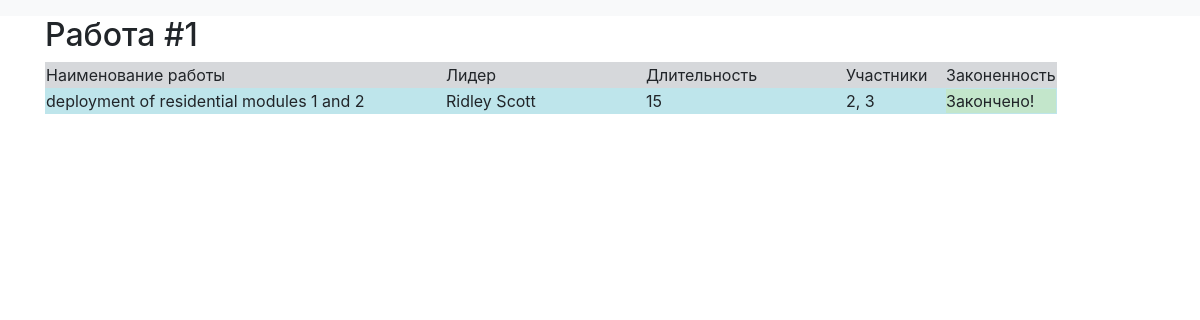
/index, run on the app's committed database.
### data/jobs.py (models this page shows)
class Jobs(SqlAlchemyBase):
    __tablename__ = 'jobs'
    id = sqlalchemy.Column(sqlalchemy.Integer, autoincrement=True, primary_key=True)
    team_leader = sqlalchemy.Column(sqlalchemy.Integer, sqlalchemy.ForeignKey("users.id"),
                                    nullable=True)
    job = sqlalchemy.Column(sqlalchemy.String, nullable=True)
    work_size = sqlalchemy.Column(sqlalchemy.Integer, nullable=True)
    collaborators = sqlalchemy.Column(sqlalchemy.String, nullable=True)
    end_date = sqlalchemy.Column(sqlalchemy.DateTime, nullable=True)
    is_finished = sqlalchemy.Column(sqlalchemy.Boolean, nullable=True)
    leader = orm.relation('User')

### data/users.py (models this page shows, shortened)
class User(SqlAlchemyBase, UserMixin):
    __tablename__ = 'users'
    id = sqlalchemy.Column(sqlalchemy.Integer,
                           primary_key=True, autoincrement=True)
    surname = sqlalchemy.Column(sqlalchemy.String, nullable=True)
    name = sqlalchemy.Column(sqlalchemy.String, nullable=True)
    age = sqlalchemy.Column(sqlalchemy.Integer, nullable=True)
    position = sqlalchemy.Column(sqlalchemy.String, nullable=True)
    speciality = sqlalchemy.Column(sqlalchemy.String, nullable=True)
    address = sqlalchemy.Column(sqlalchemy.String, nullable=True)
    email = sqlalchemy.Column(sqlalchemy.String, unique=True)
    hashed_password = sqlalchemy.Column(sqlalchemy.String, nullable=True)
    modified_date = sqlalchemy.Column(sqlalchemy.DateTime, default=datetime.datetime.now)
    jobs = orm.relation('Jobs', back_populates='leader')

### main.py (the view)
@app.route('/')
@app.route('/index')
def index():
    db_sess = db_session.create_session()
    users = db_sess.query(User).all()
    jobs = db_sess.query(Jobs).all()
    names = {user.id: [user.name, user.surname] for user in users}
    return render_template("index.html", names=names, jobs=jobs)

### data/db_session.py (called while the page is built)
def create_session() -> Session:
    global __factory
    return __factory()

### templates/index.html
{% extends "base.html" %}
{% block content %}
{% for job in jobs %}
<h2>Работа #{{job.id}}</h2>
<table>
    <tr class="table-secondary">
        <td class="table-secondary" width="400px">
            <div>Наименование работы</div>
        </td>
        <td class="table-secondary" width="200px">
            <div>Лидер</div>
        </td>
        <td class="table-secondary" width="200px">
            <div>Длительность</div>
        </td>
        <td class="table-secondary" width="100px">
            <div>Участники</div>
        </td>
        <td class="table-secondary" width="100px">
            <div>Законенность</div>
        </td>
    </tr>
    <tr class="table-info">
        <td class="table-info" width="400px">
            <div>{{job.job}}</div>
        </td>
        <td class="table-info" width="200px">
            <div>{{names[job.team_leader][0]}} {{names[job.team_leader][1]}}</div>
        </td>
        <td class="table-info" width="200px">
            <div>{{job.work_size}}</div>
        </td>
        <td class="table-info" width="100px">
            <div>{{job.collaborators}}</div>
        </td>
        <td class="table-info" width="100px">
            {%if not job.is_finished%}
            <div class="table-danger">Не закончено!</div>
            {%else%}
            <div class="table-success">Закончено!</div>
            {%endif%}
        </td>
    </tr>
</table>
{% endfor %}
{% endblock %}

### templates/base.html (shortened to what this page needs)
<!doctype html>
<html lang="en">
<head>
    <link rel="stylesheet"
          href="https://stackpath.bootstrapcdn.com/bootstrap/4.4.1/css/bootstrap.min.css"
>
</head>
<body>
<header>
    <nav class="navbar navbar-light bg-light">
    </nav>
</header>
<main role="main" class="container">
    {% block content %}{% endblock %}
</main>
</body>
</html>

### data on the page
Jobs: id "1", job "deployment of residential modules 1 and 2", team_leader.name "Ridley", team_leader.surname "Scott", work_size "15", collaborators "2, 3", is_finished "Закончено!"
